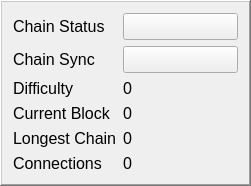
           <widget class="QFrame" name="chainstatus_frame">
            <property name="maximumSize">
             <size>
              <width>16777215</width>
              <height>200</height>
             </size>
            </property>
            <property name="frameShape">
             <enum>QFrame::WinPanel</enum>
            </property>
            <property name="frameShadow">
             <enum>QFrame::Raised</enum>
            </property>
            <layout class="QGridLayout" name="gridLayout_11">
             <item row="1" column="1">
              <widget class="QPushButton" name="chainsync_button">
               <property name="font">
                <font>
                 <pointsize>12</pointsize>
                </font>
               </property>
               <property name="text">
                <string/>
               </property>
              </widget>
             </item>
             <item row="1" column="0">
              <widget class="QLabel" name="chainsync_label">
               <property name="font">
                <font>
                 <pointsize>12</pointsize>
                </font>
               </property>
               <property name="text">
                <string>Chain Sync</string>
               </property>
               <property name="buddy">
                <cstring>chainsync_button</cstring>
               </property>
              </widget>
             </item>
             <item row="6" column="0">
              <widget class="QLabel" name="currentblock_label">
               <property name="font">
                <font>
                 <pointsize>12</pointsize>
                </font>
               </property>
               <property name="text">
                <string>Current Block</string>
               </property>
              </widget>
             </item>
             <item row="7" column="1">
              <widget class="QLabel" name="longestchain_value_label">
               <property name="font">
                <font>
                 <pointsize>12</pointsize>
                </font>
               </property>
               <property name="text">
                <string>0</string>
               </property>
               <property name="textInteractionFlags">
                <set>Qt::LinksAccessibleByMouse|Qt::TextSelectableByMouse</set>
               </property>
              </widget>
             </item>
             <item row="6" column="1">
              <widget class="QLabel" name="currentblock_value_label">
               <property name="font">
                <font>
                 <pointsize>12</pointsize>
                </font>
               </property>
               <property name="text">
                <string>0</string>
               </property>
               <property name="textInteractionFlags">
                <set>Qt::LinksAccessibleByMouse|Qt::TextSelectableByMouse</set>
               </property>
              </widget>
             </item>
             <item row="5" column="0">
              <widget class="QLabel" name="difficulty_label">
               <property name="font">
                <font>
                 <pointsize>12</pointsize>
                </font>
               </property>
               <property name="text">
                <string>Difficulty</string>
               </property>
              </widget>
             </item>
             <item row="7" column="0">
              <widget class="QLabel" name="longestchain_label">
               <property name="font">
                <font>
                 <pointsize>12</pointsize>
                </font>
               </property>
               <property name="text">
                <string>Longest Chain</string>
               </property>
              </widget>
             </item>
             <item row="8" column="1">
              <widget class="QLabel" name="connections_value_label">
               <property name="font">
                <font>
                 <pointsize>12</pointsize>
                </font>
               </property>
               <property name="text">
                <string>0</string>
               </property>
               <property name="textInteractionFlags">
                <set>Qt::LinksAccessibleByMouse|Qt::TextSelectableByMouse</set>
               </property>
              </widget>
             </item>
             <item row="8" column="0">
              <widget class="QLabel" name="connections_label">
               <property name="font">
                <font>
                 <pointsize>12</pointsize>
                </font>
               </property>
               <property name="text">
                <string>Connections</string>
               </property>
              </widget>
             </item>
             <item row="0" column="0">
              <widget class="QLabel" name="chainstatus_label">
               <property name="font">
                <font>
                 <pointsize>12</pointsize>
                </font>
               </property>
               <property name="text">
                <string>Chain Status</string>
               </property>
               <property name="buddy">
                <cstring>chainstatus_button</cstring>
               </property>
              </widget>
             </item>
             <item row="0" column="1">
              <widget class="QPushButton" name="chainstatus_button">
               <property name="font">
                <font>
                 <pointsize>12</pointsize>
                </font>
               </property>
               <property name="text">
                <string/>
               </property>
              </widget>
             </item>
             <item row="5" column="1">
              <widget class="QLabel" name="difficulty_value_label">
               <property name="minimumSize">
                <size>
                 <width>115</width>
                 <height>0</height>
                </size>
               </property>
               <property name="font">
                <font>
                 <pointsize>12</pointsize>
                </font>
               </property>
               <property name="text">
                <string>0</string>
               </property>
              </widget>
             </item>
            </layout>
           </widget>
